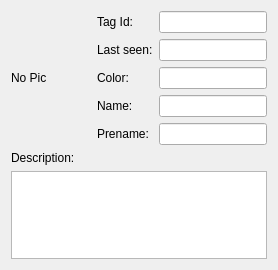
<ui version="4.0" >
 <class>personInfoWidget</class>
 <widget class="QWidget" name="personInfoWidget" >
  <property name="geometry" >
   <rect>
    <x>0</x>
    <y>0</y>
    <width>276</width>
    <height>270</height>
   </rect>
  </property>
  <property name="windowTitle" >
   <string>Person Information Widget</string>
  </property>
  <layout class="QVBoxLayout" name="verticalLayout" >
   <item>
    <layout class="QHBoxLayout" name="horizontalLayout" >
     <item>
      <widget class="QLabel" name="pictureLabel" >
       <property name="sizePolicy" >
        <sizepolicy vsizetype="MinimumExpanding" hsizetype="MinimumExpanding" >
         <horstretch>50</horstretch>
         <verstretch>50</verstretch>
        </sizepolicy>
       </property>
       <property name="minimumSize" >
        <size>
         <width>60</width>
         <height>60</height>
        </size>
       </property>
       <property name="text" >
        <string>No Pic</string>
       </property>
      </widget>
     </item>
     <item>
      <layout class="QFormLayout" name="formLayout" >
       <item row="0" column="1" >
        <widget class="QLineEdit" name="tagIdEdit" >
         <property name="readOnly" >
          <bool>true</bool>
         </property>
        </widget>
       </item>
       <item row="0" column="0" >
        <widget class="QLabel" name="tagLabel" >
         <property name="text" >
          <string>Tag Id: </string>
         </property>
         <property name="buddy" >
          <cstring>tagIdEdit</cstring>
         </property>
        </widget>
       </item>
       <item row="1" column="0" >
        <widget class="QLabel" name="label" >
         <property name="text" >
          <string>Last seen:</string>
         </property>
         <property name="buddy" >
          <cstring>lastSeenEdit</cstring>
         </property>
        </widget>
       </item>
       <item row="2" column="0" >
        <widget class="QLabel" name="label_3" >
         <property name="text" >
          <string>Color:</string>
         </property>
         <property name="buddy" >
          <cstring>colorEdit</cstring>
         </property>
        </widget>
       </item>
       <item row="1" column="1" >
        <widget class="QLineEdit" name="lastSeenEdit" />
       </item>
       <item row="2" column="1" >
        <widget class="QLineEdit" name="colorEdit" >
         <property name="readOnly" >
          <bool>true</bool>
         </property>
        </widget>
       </item>
       <item row="4" column="0" >
        <widget class="QLabel" name="prenameLabel" >
         <property name="text" >
          <string>Prename: </string>
         </property>
         <property name="buddy" >
          <cstring>prenameEdit</cstring>
         </property>
        </widget>
       </item>
       <item row="3" column="1" >
        <widget class="QLineEdit" name="nameEdit" >
         <property name="sizePolicy" >
          <sizepolicy vsizetype="Fixed" hsizetype="Expanding" >
           <horstretch>0</horstretch>
           <verstretch>0</verstretch>
          </sizepolicy>
         </property>
         <property name="readOnly" >
          <bool>true</bool>
         </property>
        </widget>
       </item>
       <item row="4" column="1" >
        <widget class="QLineEdit" name="prenameEdit" >
         <property name="sizePolicy" >
          <sizepolicy vsizetype="Fixed" hsizetype="Expanding" >
           <horstretch>0</horstretch>
           <verstretch>0</verstretch>
          </sizepolicy>
         </property>
         <property name="readOnly" >
          <bool>true</bool>
         </property>
        </widget>
       </item>
       <item row="3" column="0" >
        <widget class="QLabel" name="nameLabel" >
         <property name="text" >
          <string>Name: </string>
         </property>
         <property name="buddy" >
          <cstring>nameEdit</cstring>
         </property>
        </widget>
       </item>
      </layout>
     </item>
    </layout>
   </item>
   <item>
    <layout class="QVBoxLayout" name="verticalLayout_2" >
     <item>
      <widget class="QLabel" name="label_2" >
       <property name="text" >
        <string>Description:</string>
       </property>
       <property name="buddy" >
        <cstring>descriptionEdit</cstring>
       </property>
      </widget>
     </item>
     <item>
      <widget class="QTextEdit" name="descriptionEdit" >
       <property name="sizePolicy" >
        <sizepolicy vsizetype="MinimumExpanding" hsizetype="MinimumExpanding" >
         <horstretch>0</horstretch>
         <verstretch>20</verstretch>
        </sizepolicy>
       </property>
       <property name="minimumSize" >
        <size>
         <width>0</width>
         <height>20</height>
        </size>
       </property>
      </widget>
     </item>
    </layout>
   </item>
  </layout>
 </widget>
 <resources/>
 <connections/>
</ui>
